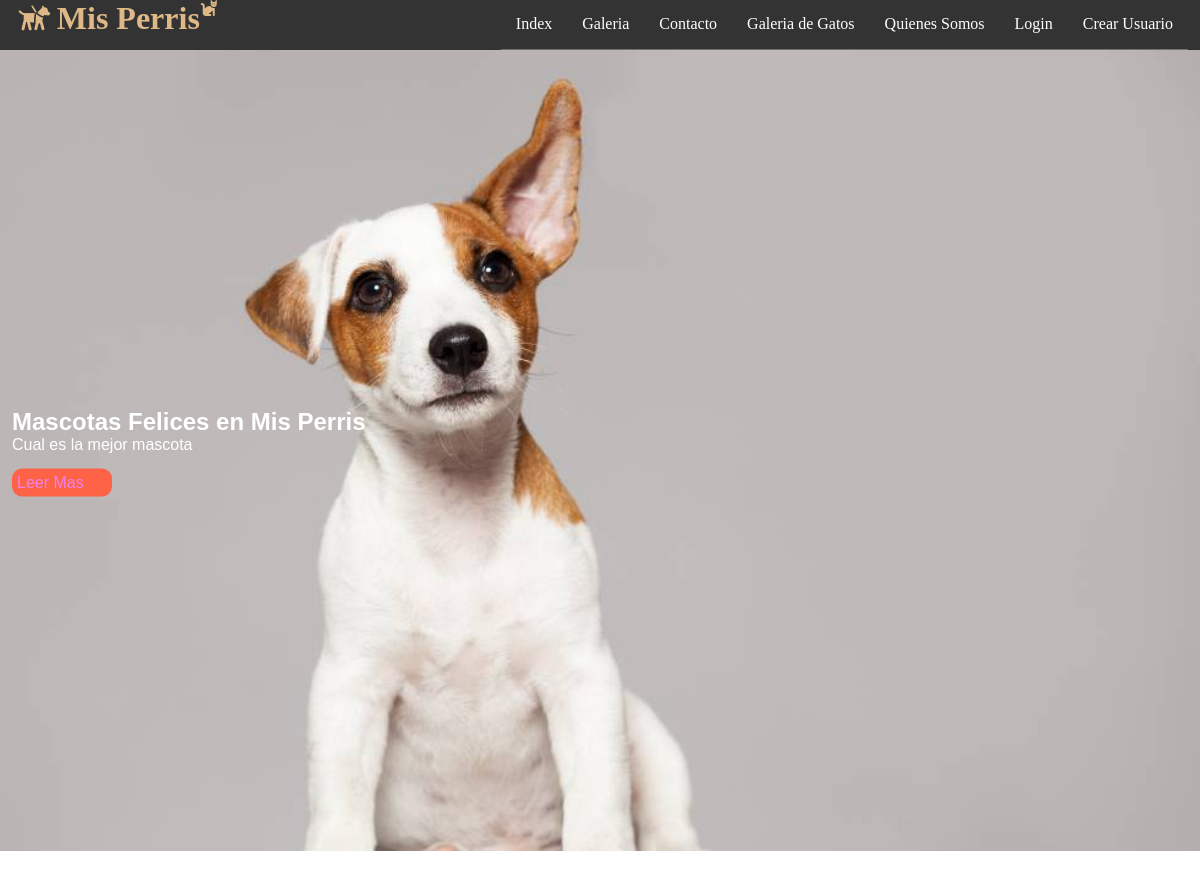
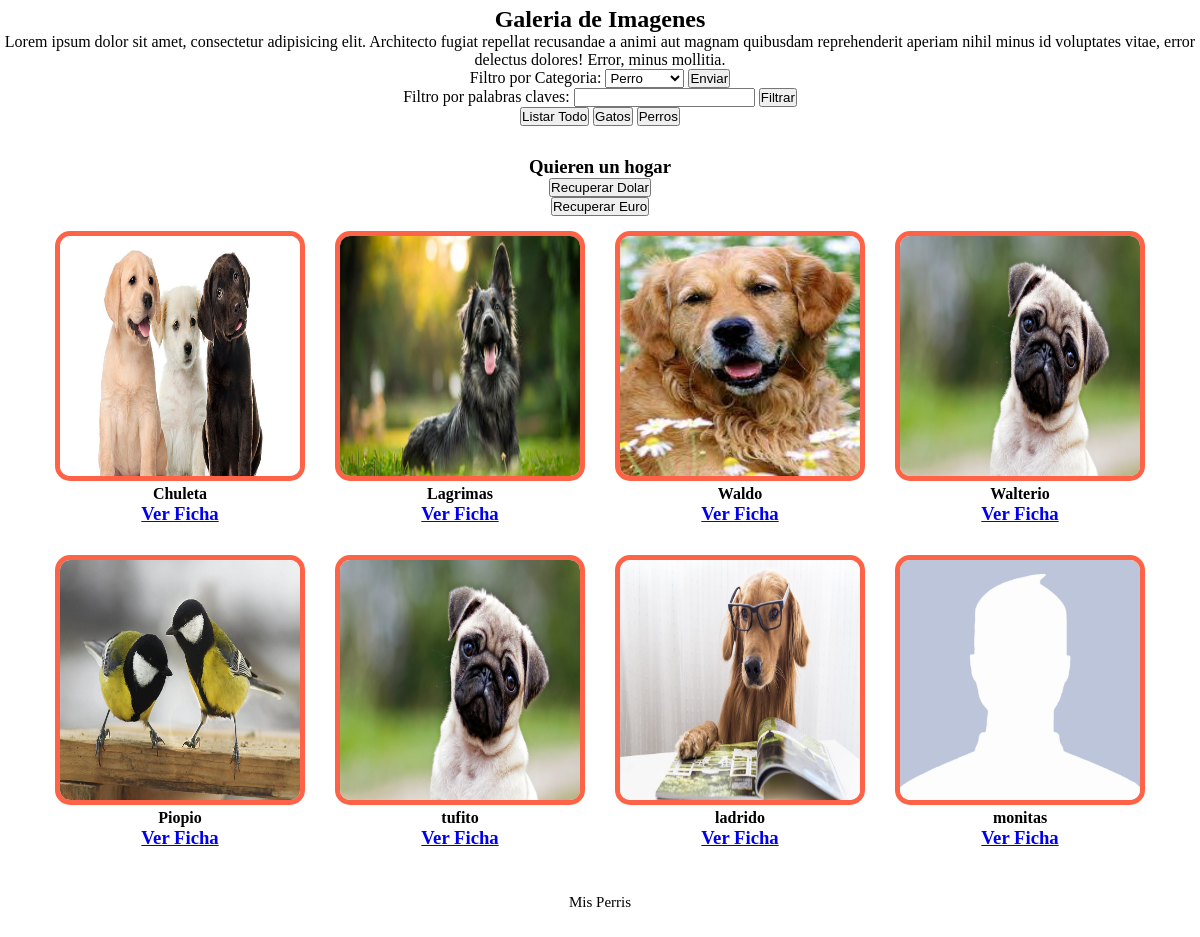
Page /galeria/ on the committed database (2 pictures, top to bottom).
### misPerris/models.py (models this page shows, shortened)
class Mascota(models.Model):
    nombre = models.CharField(primary_key=True,max_length=50)
    edad = models.IntegerField()
    descripcion = models.TextField()
    imagen = models.ImageField(upload_to='mascotas',default='mascotas/default.png')
    publicar = models.BooleanField(default=False)
    comentario= models.TextField(default='--')
    usuario = models.CharField(null=True,max_length=45)
    tipo = models.ForeignKey(TipoMascota, on_delete=models.CASCADE)
    dueno = models.CharField(max_length=45,default='--')

### misPerris/views.py (the view)
# urls.py: path('galeria/',galerias,name='GALE'),
def galerias(request):
    mascotas = Mascota.objects.filter(publicar=True)
    tipos = TipoMascota.objects.all()
    contexto = {"mascotas":mascotas,"tipos":tipos}
    return render(request, "galeria.html",contexto)

### misPerris/templates/galeria.html (shortened to what this page needs)
{% extends "base.html" %}
{% load static %}
{% block css %}
<link rel="stylesheet" href="{% static 'dist/css/lightbox.min.css' %}">
{% endblock css %}
{% block contenido %}
<section id="bienvenida">
    <h2>Galeria de Imagenes</h2>
    <p>Lorem ipsum dolor sit amet, consectetur adipisicing elit. Architecto fugiat repellat recusandae a animi
        aut magnam quibusdam reprehenderit aperiam nihil minus id voluptates vitae, error delectus dolores!
        Error, minus mollitia.</p>
    <form action="{% url 'FILTROT' %}" method="post">
        Filtro por Categoria:
        <select name="cboTipo" id="cboTipo">
            {% for reg in tipos %}
            <option>{{reg.nombre}}</option>
            {% endfor %}
        </select>
        <input type="submit" value="Enviar">
    </form>
    <form action="{% url 'FILTROD' %}" method="post">
        Filtro por palabras claves:
        <input type="text" name="txtTexto" id="txtTexto">
        <input type="submit" value="Filtrar">
    </form>
    <input type="button" value="Listar Todo" onclick="javascript:location.href='/galeria/'">
    <input type="button" value="Gatos" onclick="javascript:location.href='/filtro_tipo_mascota/Gatos'">
    <input type="button" value="Perros" onclick="javascript:location.href='/filtro_tipo_mascota/Perro'">
</section>
<section id="blog">
    <h3>Quieren un hogar</h3>
    <input type="button" value="Recuperar Dolar" onclick="recuperaDolar()">
    <input type="button" value="Recuperar Euro" id="btnRecuperaEuro">
    <div class="contenedor">
        {% for reg in mascotas %}
        <article>
            <a href="{{reg.imagen.url}}" data-lightbox="perros" data-title="{{reg.descripcion}}">
                <img src="{{reg.imagen.url}}" alt="">
            </a>
            <h4>{{reg.nombre}}</h4>
            <h3>
                <a href="{% url 'DM' reg.nombre %}">Ver Ficha</a>
            </h3>
        </article>
        {% endfor %}
    </div>
</section>
{% endblock contenido %}

### misPerris/templates/base.html (shortened to what this page needs)
{% load static %}
<!DOCTYPE html>
<html lang="en">
<head>
    <link rel="stylesheet" href="{% static '/css/estilo.css' %}">
    <link rel="stylesheet" href="{% static '/css/fontello.css' %}">
    {% block css %}
    {% endblock css %}
</head>
<body>
    <header>
        <div class="contenedor">
            <h1 class="icon-guidedog">Mis Perris</h1>
            <label class="fas fa-cat" for="menu-bar">
            </label>
            <nav class="menu">
                <a href="{% url 'IND' %}">Index</a>
                <a href="{% url 'GALE' %}">Galeria</a>
                <a href="">Contacto</a>
                <a href="{% url 'FILTROTM' 'Gatos' %}">Galeria de Gatos</a>
                <a href="">Quienes Somos</a>
                {% if user.is_authenticated %}
                    <a href="{% url 'FORMU' %}">Admi. Mascotas</a>
                    <a href="{% url 'ADMUSER' %}">Mis Mascotas Adoptadas</a>
                    <a href="{% url 'CERRAR' %}">Cerrar</a>
                    <a href="">Bienvenido: {{user.first_name}} {{user.last_name}}</a>
                {% else %}
                    <a href="{% url 'LOGIN' %}">Login</a>
                    <a href="{% url 'CREARU' %}">Crear Usuario</a>
                {% endif%}
            </nav>
        </div>
    </header>
    <main>
        <section id="banner">
            <img src="{% static 'img/1529929537_419627_1529933291_noticia_normal.jpg' %}" alt="">
            <div class="contenedor">
                <h2>Mascotas Felices en Mis Perris</h2>
                <p>Cual es la mejor mascota</p>
                <a href="">Leer Mas</a>
            </div>
        </section>
    {% block contenido %}
    {% endblock contenido %}
    </main>
    <footer>
        <div class="contenedor">
            <p>Mis Perris</p>
        </div>
    </footer>
</body>
</html>

### misPerris/static/css/estilo.css (style rules this page uses)
* { margin: 0; padding: 0; box-sizing: border-box; }
header { width: 100%; height: 50px; background:#333; color: burlywood; position: fixed; top: 0; left: 0; z-index: 100; }
h1 { float: left; }
.contenedor { width: 98%; margin: auto; }
header .contenedor { display: table; }
section { width: 100%; margin-bottom: 30px; }
#bienvenida { text-align: center; font-family: cursive; }
footer { font-family: cursive; text-align: center; height: 100px; font-size: 15px; }

### misPerris/static/css/menu.css (style rules this page uses)
.menu { position: absolute; top: 50px; left: 0; width: 100%; height: 100vh; background: rgb(51, 51, 51, 0.9); transition: all 1.5s; transform: translateX(-100%); }
.menu a { display: block; color: white; height: 50px; text-decoration: none; padding: 15px; border-bottom: solid 1px rgb(255, 255, 255, 0.3); }
@media (min-width:1024px) { .menu { position: static; width: auto; height: auto; float: right; display: flex; transform: translateX(0%); } }

### misPerris/static/css/banner.css (style rules this page uses)
#banner { margin-top: 50px; position: relative; }
#banner img { width: 100%; }
#banner .contenedor { position: absolute; top: 50%; left: 50%; color: white; font-family: Arial, Helvetica, sans-serif; transform: translateX(-50%) translateY(-50%); }
#banner a { display: block; width: 100px; color: violet; background: tomato; text-decoration: none; margin-top: 15px; padding: 5px; border-radius: 10px; }

### misPerris/static/css/blog.css (style rules this page uses)
#blog .contenedor img { width: 250px; height: 250px; border: solid 5px tomato; border-radius: 15px; }
#blog { font-family: cursive; text-align: center; }
#blog .contenedor { display: flex; justify-content: center; flex-wrap: wrap; }
#blog .contenedor article { margin: 15px; }

### rows in the picture
Mascota: imagen (picture), nombre "Chuleta"
Mascota: imagen (picture), nombre "Lagrimas"
Mascota: imagen (picture), nombre "Waldo"
Mascota: imagen (picture), nombre "Walterio"
Mascota: imagen (picture), nombre "Piopio"
Mascota: imagen (picture), nombre "tufito"
Mascota: imagen (picture), nombre "ladrido"
Mascota: imagen (placeholder picture), nombre "monitas"

### other values in the picture
form field cboTipo "Perro"
